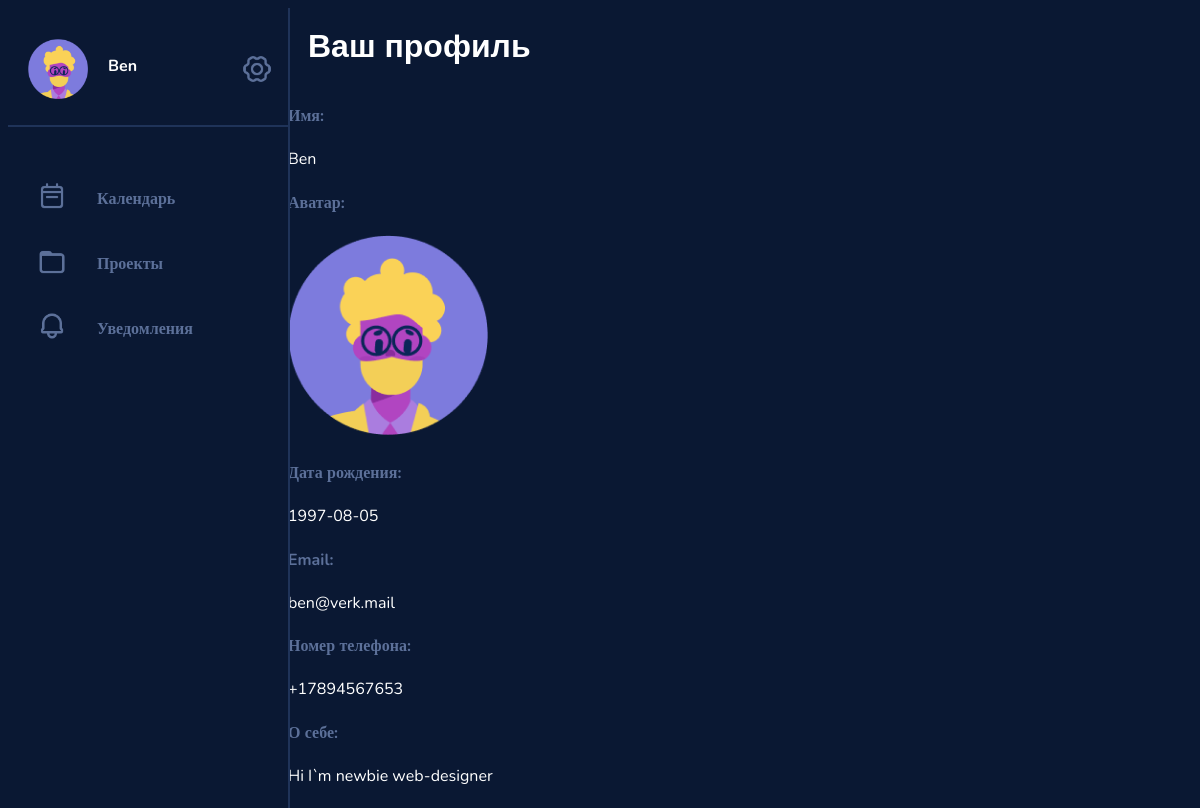
The app's page /profile/1 (signed in), older data.
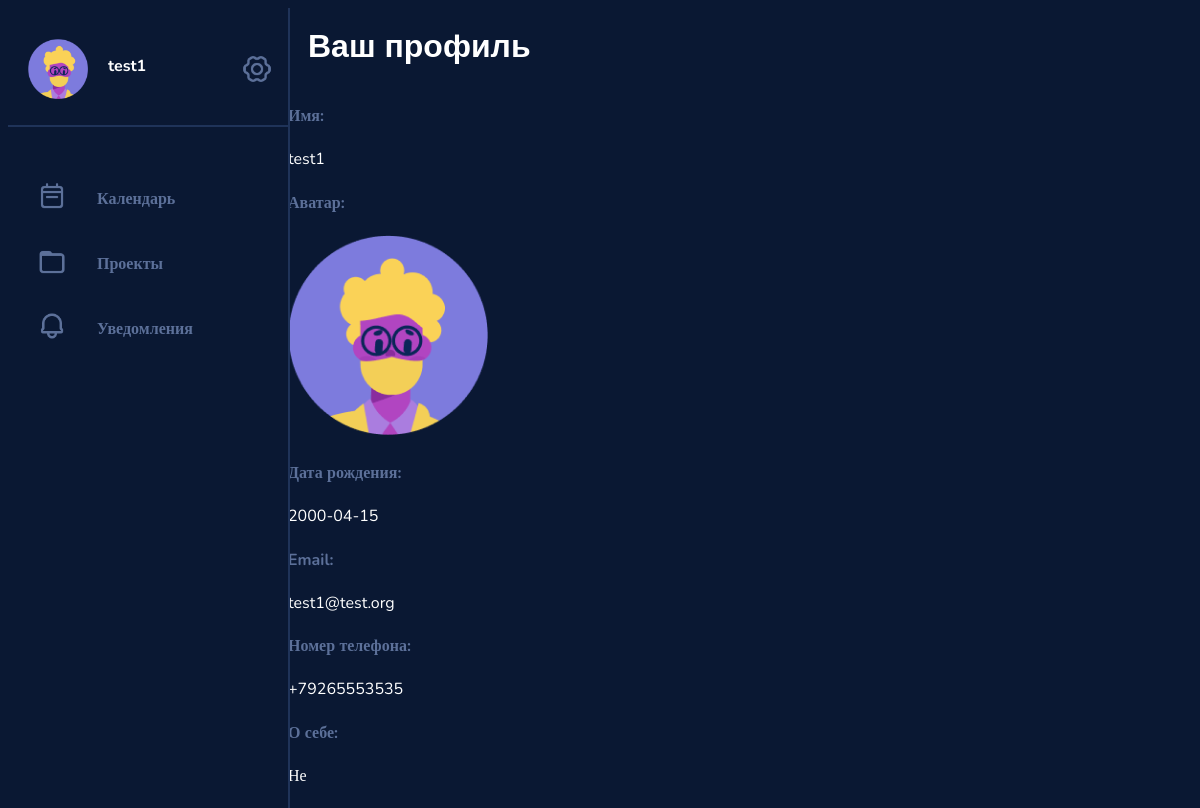
The same page, newer data.
### data/users.py (models this page shows, shortened)
class User(SqlAlchemyBase, UserMixin, SerializerMixin):
    __tablename__ = 'users'
    id = sqlalchemy.Column(sqlalchemy.Integer, primary_key=True, autoincrement=True)
    login = sqlalchemy.Column(sqlalchemy.String, nullable=True)
    password = sqlalchemy.Column(sqlalchemy.String, nullable=True)
    email = sqlalchemy.Column(sqlalchemy.String, index=True, unique=True, nullable=True)
    phone = sqlalchemy.Column(sqlalchemy.String, index=True, unique=True, nullable=True)
    name = sqlalchemy.Column(sqlalchemy.String, nullable=True)
    birth_date = sqlalchemy.Column(sqlalchemy.DateTime, nullable=True)
    bio = sqlalchemy.Column(sqlalchemy.String, nullable=True)
    projects = sqlalchemy.Column(sqlalchemy.String, nullable=True, default=None)
    tasks = sqlalchemy.Column(sqlalchemy.String, nullable=True, default=None)
    picture = sqlalchemy.Column(sqlalchemy.Integer, nullable=True)

### services/profile.py (the view)
@blueprint.route('/profile/<int:user_id>')
@login_required
def profile1(user_id):
    u = flask_login.current_user.id
    if u == user_id:
        return redirect('/profile')
    db_sess = session.create_session()
    user = db_sess.query(User).get(user_id)
    return render_template('profile_foreign.html', title='Verk | Profile', name=user.name, id=user_id, email=user.email,
                           list_of_avatars=list_of_avatars, avatar=user.picture, phone=user.phone,
                           birth_date=str(user.birth_date).split()[0], bio=user.bio)

### data/db_session.py (called while the page is built)
def create_session() -> Session:
    global __factory
    return __factory()

### funcs.py (called while the page is built)
@login_manager.user_loader
def load_user(user_id):
    return db_session.query(User).get(user_id)

### templates/profile_foreign.html (shortened to what this page needs)
<!DOCTYPE html>
<html>
<head>
    <link href="/static/style.css" rel="stylesheet" type="text/css" />
</head>
<body>
{% extends "base.html" %}
{% block content %}
<div class="viewport">
        <div class="profile_info">
            <h1>Ваш профиль</h1>
            <h4>Имя:</h4>
            <p>{{name}}</p>
            <h4>Аватар:</h4>
            <img src={{list_of_avatars[avatar]}}>
            <h4>Дата рождения:</h4>
            <p>{{birth_date}}</p>
            <h4>Email:</h4>
            <p>{{email}}</p>
            <h4>Номер телефона:</h4>
            <p>{{phone}}</p>
            <h4>О себе:</h4>
            <p>{{bio}}</p>
        </div>
    </div>
{% endblock %}

### templates/base.html (shortened to what this page needs)
<!DOCTYPE html>
<html>
<head>
    <link href="/static/style.css" rel="stylesheet" type="text/css" />
</head>
<body>
    <aside>
        <div class="account_menu">
            <div class="profile_pic">
                <img src="{{list_of_avatars[avatar]}}">
            </div>
            <div class="greeting">
                <h3><a href="/profile/{{id}}">{{name}}</a></h3>
            </div>
            <div class="icon">
                <img src="/static/icons/settings.png">
            </div>
        </div>
        <div class="page_menu">
            <div class="page_element">
                <div class="icon">
                    <img src="/static/icons/calendar.png">
                </div>
                <h4><a href="/agenda/{{id}}">Календарь</a></h4>
            </div>
            <div class="page_element">
                <div class="icon">
                    <img src="/static/icons/folder.png">
                </div>
                <h4><a href="/projects/{{id}}">Проекты</a></h4>
            </div>
            <div class="page_element">
                <div class="icon">
                    <img src="/static/icons/notifications.png">
                </div>
                <h4><a href="/notifications/{{id}}">Уведомления</a></h4>
            </div>
        </div>
    </aside>
{% block content %}{% endblock %}
</body>
</html>

### static/style.css (style rules this page uses)
html, body { height: 100%; width: 100%; background-color: #0A1833; font-family: Nunito, Arial; display: flex; }
h1 { font-family: Arial; color: #FFF; }
h4 { font-family: Nunito; font-size: 16px; color: #5C7099; }
h4 a { color: #5C7099; text-decoration: none; }
h3 { font-family: Nunito; font-size: 16px; color: #FFF; }
p { font-family: Nunito; font-size: 16px; color: #FFF; }
aside { padding-top: 1%; padding: 0%; max-width: 280px; border-width: 0px; border-right-width: 2px; border-style: solid; border-color: #1F3359; position: fixed; background-color: #0A1833; height: 100%; }
.account_menu { display: flex; margin-top: 4%; padding: 20px; margin-bottom: 40px; border-style: solid; border-color: #1F3359; border-width: 0px; border-bottom-width: 2px; }
.greeting { display: grid; margin-left: 20px; min-width: 130px; }
.profile_pic img { width: 60px; }
.page_menu { padding-left: 20px; margin-left: 5px; padding-bottom: 30px; border-style: solid; border-color: #1F3359; border-bottom: None; border-width: 0px; border-bottom-width: 2px; }
.page_element { display: flex; }
.icon img { max-width: 60px; width: 40%; min-width: 30px; margin-left: 4px; margin-top: 15px; }
aside .icon img { margin-right: 120%; }
.viewport { display: grid; margin-left: 280px; width: 100%; }
.viewport h1 { margin-top: 20px; margin-left: 20px; margin-bottom: 40px; margin-right: 20px; }
h3 a { font-family: Nunito; font-size: 16px; color: #FFF; text-decoration: none; }

Row changes from the older to the newer data that the page shows:
changed User: name "Ben" → "test1"; email "ben@verk.mail" → "test1@test.org"; phone "+17894567653" → "+79265553535"; bio "Hi I`m newbie web-designer" → "Не"
Text that changed along with them:
{{ birth_date }}: "1997-08-05" → "2000-04-15"
